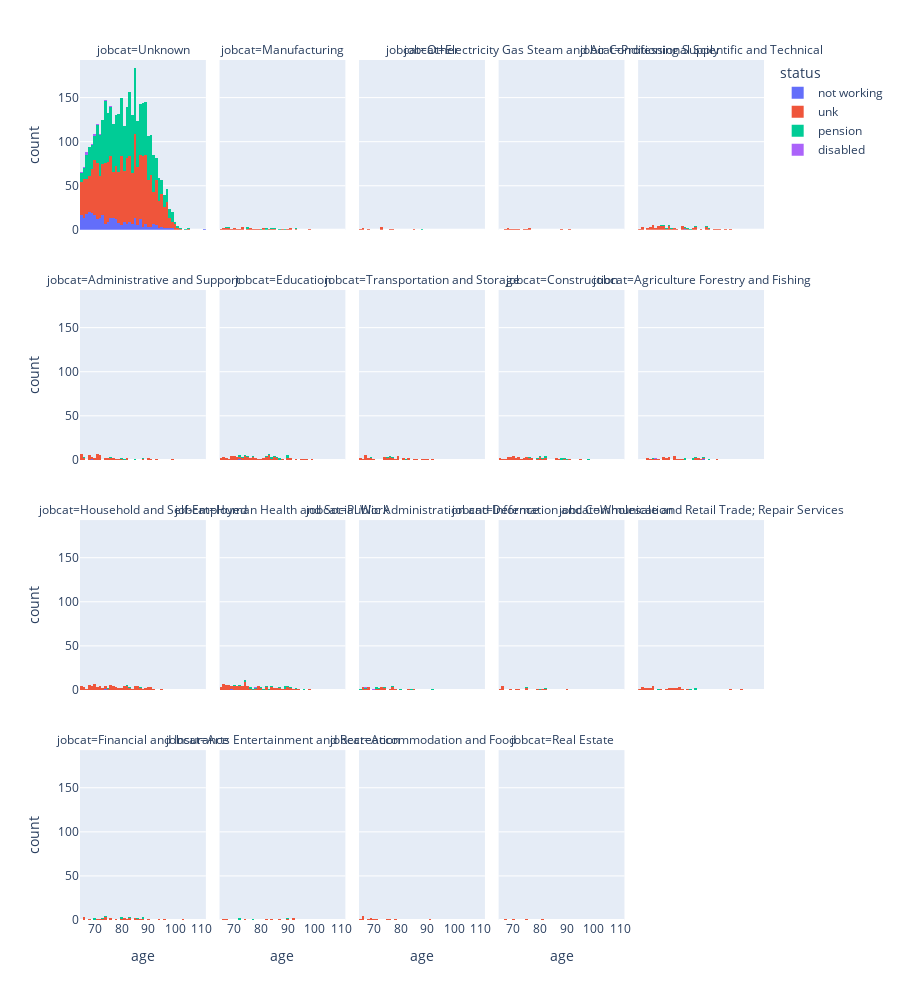

Here is the notebook cell this chart was saved with:
### Code cell
px.histogram(general_data, x= "age", facet_col="jobcat", facet_col_wrap = 5, height= 1000 , color = "status")

### Figure 1 — Plotly figure (JSON) as saved in the notebook; plotly's stock layout.template omitted (floating-point values rounded to 4 significant figures; data arrays with more than 128 entries replaced by an {"elided": "..."} marker saying what was removed)
{"data": [{"alignmentgroup": "True", "bingroup": "x", "hovertemplate": "status=not working<br>jobcat=Unknown<br>age=%{x}<br>count=%{y}<extra></extra>", "legendgroup": "not working", "marker": {"color": "#636efa", "pattern": {"shape": ""}}, "name": "not working", "offsetgroup": "not working", "orientation": "v", "showlegend": true, "type": "histogram", "x": {"elided": "321 int values"}, "xaxis": "x16", "yaxis": "y16"}, {"alignmentgroup": "True", "bingroup": "x", "hovertemplate": "status=not working<br>jobcat=Professional Scientific and Technical<br>age=%{x}<br>count=%{y}<extra></extra>", "legendgroup": "not working", "marker": {"color": "#636efa", "pattern": {"shape": ""}}, "name": "not working", "offsetgroup": "not working", "orientation": "v", "showlegend": false, "type": "histogram", "x": [82], "xaxis": "x20", "yaxis": "y20"}, {"alignmentgroup": "True", "bingroup": "x", "hovertemplate": "status=not working<br>jobcat=Administrative and Support<br>age=%{x}<br>count=%{y}<extra></extra>", "legendgroup": "not working", "marker": {"color": "#636efa", "pattern": {"shape": ""}}, "name": "not working", "offsetgroup": "not working", "orientation": "v", "showlegend": false, "type": "histogram", "x": [69], "xaxis": "x11", "yaxis": "y11"}, {"alignmentgroup": "True", "bingroup": "x", "hovertemplate": "status=not working<br>jobcat=Education<br>age=%{x}<br>count=%{y}<extra></extra>", "legendgroup": "not working", "marker": {"color": "#636efa", "pattern": {"shape": ""}}, "name": "not working", "offsetgroup": "not working", "orientation": "v", "showlegend": false, "type": "histogram", "x": [72], "xaxis": "x12", "yaxis": "y12"}, {"alignmentgroup": "True", "bingroup": "x", "hovertemplate": "status=not working<br>jobcat=Agriculture Forestry and Fishing<br>age=%{x}<br>count=%{y}<extra></extra>", "legendgroup": "not working", "marker": {"color": "#636efa", "pattern": {"shape": ""}}, "name": "not working", "offsetgroup": "not working", "orientation": "v", "showlegend": false, "type": "histogram", "x": [89], "xaxis": "x15", "yaxis": "y15"}, {"alignmentgroup": "True", "bingroup": "x", "hovertemplate": "status=not working<br>jobcat=Household and Self-Employed<br>age=%{x}<br>count=%{y}<extra></extra>", "legendgroup": "not working", "marker": {"color": "#636efa", "pattern": {"shape": ""}}, "name": "not working", "offsetgroup": "not working", "orientation": "v", "showlegend": false, "type": "histogram", "x": [74], "xaxis": "x6", "yaxis": "y6"}, {"alignmentgroup": "True", "bingroup": "x", "hovertemplate": "status=not working<br>jobcat=Human Health and Social Work<br>age=%{x}<br>count=%{y}<extra></extra>", "legendgroup": "not working", "marker": {"color": "#636efa", "pattern": {"shape": ""}}, "name": "not working", "offsetgroup": "not working", "orientation": "v", "showlegend": false, "type": "histogram", "x": [69], "xaxis": "x7", "yaxis": "y7"}, {"alignmentgroup": "True", "bingroup": "x", "hovertemplate": "status=unk<br>jobcat=Unknown<br>age=%{x}<br>count=%{y}<extra></extra>", "legendgroup": "unk", "marker": {"color": "#EF553B", "pattern": {"shape": ""}}, "name": "unk", "offsetgroup": "unk", "orientation": "v", "showlegend": true, "type": "histogram", "x": {"elided": "1909 int values"}, "xaxis": "x16", "yaxis": "y16"}, {"alignmentgroup": "True", "bingroup": "x", "hovertemplate": "status=unk<br>jobcat=Manufacturing<br>age=%{x}<br>count=%{y}<extra></extra>", "legendgroup": "unk", "marker": {"color": "#EF553B", "pattern": {"shape": ""}}, "name": "unk", "offsetgroup": "unk", "orientation": "v", "showlegend": false, "type": "histogram", "x": [88, 70, 76, 93, 73, 71, 81, 91, 90, 77, 78, 73, 76, 73, 85, 83, 70, 68, 69, 68, 66, 66, 67, 65, 81, 91, 98, 72, 67, 79, 84, 75], "xaxis": "x17", "yaxis": "y17"}, {"alignmentgroup": "True", "bingroup": "x", "hovertemplate": "status=unk<br>jobcat=Other<br>age=%{x}<br>count=%{y}<extra></extra>", "legendgroup": "unk", "marker": {"color": "#EF553B", "pattern": {"shape": ""}}, "name": "unk", "offsetgroup": "unk", "orientation": "v", "showlegend": false, "type": "histogram", "x": [85, 65, 76, 73, 73, 68, 66, 66, 73, 77], "xaxis": "x18", "yaxis": "y18"}, {"alignmentgroup": "True", "bingroup": "x", "hovertemplate": "status=unk<br>jobcat=Electricity Gas Steam and Air Conditioning Supply<br>age=%{x}<br>count=%{y}<extra></extra>", "legendgroup": "unk", "marker": {"color": "#EF553B", "pattern": {"shape": ""}}, "name": "unk", "offsetgroup": "unk", "orientation": "v", "showlegend": false, "type": "histogram", "x": [74, 71, 91, 75, 76, 88, 68, 70, 68, 69, 67, 72, 76], "xaxis": "x19", "yaxis": "y19"}, {"alignmentgroup": "True", "bingroup": "x", "hovertemplate": "status=unk<br>jobcat=Professional Scientific and Technical<br>age=%{x}<br>count=%{y}<extra></extra>", "legendgroup": "unk", "marker": {"color": "#EF553B", "pattern": {"shape": ""}}, "name": "unk", "offsetgroup": "unk", "orientation": "v", "showlegend": false, "type": "histogram", "x": [78, 72, 70, 76, 79, 66, 76, 85, 90, 93, 85, 97, 99, 95, 91, 81, 66, 71, 76, 72, 81, 94, 66, 82, 86, 81, 81, 73, 76, 88, 90, 74, 86, 86, 75, 73, 70, 71, 72, 70, 70, 68, 69, 69, 69, 68, 65, 83, 73, 70, 74, 77, 74, 78, 72, 74, 73, 90], "xaxis": "x20", "yaxis": "y20"}, {"alignmentgroup": "True", "bingroup": "x", "hovertemplate": "status=unk<br>jobcat=Administrative and Support<br>age=%{x}<br>count=%{y}<extra></extra>", "legendgroup": "unk", "marker": {"color": "#EF553B", "pattern": {"shape": ""}}, "name": "unk", "offsetgroup": "unk", "orientation": "v", "showlegend": false, "type": "histogram", "x": [88, 71, 74, 68, 70, 71, 65, 99, 76, 65, 80, 77, 93, 65, 82, 90, 75, 72, 78, 79, 72, 71, 72, 72, 71, 71, 71, 68, 70, 71, 68, 68, 69, 66, 69, 68, 65, 65, 65, 66, 76, 74, 72, 72, 77, 65, 82, 91, 90, 75], "xaxis": "x11", "yaxis": "y11"}, {"alignmentgroup": "True", "bingroup": "x", "hovertemplate": "status=unk<br>jobcat=Education<br>age=%{x}<br>count=%{y}<extra></extra>", "legendgroup": "unk", "marker": {"color": "#EF553B", "pattern": {"shape": ""}}, "name": "unk", "offsetgroup": "unk", "orientation": "v", "showlegend": false, "type": "histogram", "x": [75, 90, 77, 85, 66, 97, 82, 96, 74, 73, 80, 85, 93, 74, 71, 91, 85, 82, 68, 83, 67, 81, 65, 75, 74, 95, 83, 86, 77, 90, 83, 86, 76, 71, 72, 69, 69, 69, 70, 70, 70, 70, 67, 69, 82, 65, 66, 66, 78, 75, 88, 79, 76, 74, 99, 72, 91, 78, 71, 73, 83, 77, 81, 84, 83], "xaxis": "x12", "yaxis": "y12"}, {"alignmentgroup": "True", "bingroup": "x", "hovertemplate": "status=unk<br>jobcat=Transportation and Storage<br>age=%{x}<br>count=%{y}<extra></extra>", "legendgroup": "unk", "marker": {"color": "#EF553B", "pattern": {"shape": ""}}, "name": "unk", "offsetgroup": "unk", "orientation": "v", "showlegend": false, "type": "histogram", "x": [85, 89, 81, 79, 75, 88, 76, 92, 79, 79, 81, 76, 90, 74, 69, 68, 70, 67, 67, 67, 68, 67, 65, 67, 66, 65, 69, 74, 74, 76, 83, 77, 78, 79, 83, 75, 86, 77], "xaxis": "x13", "yaxis": "y13"}, {"alignmentgroup": "True", "bingroup": "x", "hovertemplate": "status=unk<br>jobcat=Construction<br>age=%{x}<br>count=%{y}<extra></extra>", "legendgroup": "unk", "marker": {"color": "#EF553B", "pattern": {"shape": ""}}, "name": "unk", "offsetgroup": "unk", "orientation": "v", "showlegend": false, "type": "histogram", "x": [65, 86, 80, 86, 80, 75, 75, 77, 76, 80, 74, 87, 77, 76, 73, 79, 95, 89, 71, 72, 72, 69, 72, 71, 69, 68, 70, 70, 70, 68, 68, 66, 65, 67, 74, 70, 75, 81, 82, 69, 82, 91], "xaxis": "x14", "yaxis": "y14"}, {"alignmentgroup": "True", "bingroup": "x", "hovertemplate": "status=unk<br>jobcat=Agriculture Forestry and Fishing<br>age=%{x}<br>count=%{y}<extra></extra>", "legendgroup": "unk", "marker": {"color": "#EF553B", "pattern": {"shape": ""}}, "name": "unk", "offsetgroup": "unk", "orientation": "v", "showlegend": false, "type": "histogram", "x": [94, 74, 75, 81, 86, 74, 72, 78, 79, 76, 80, 87, 87, 76, 78, 75, 78, 78, 88, 76, 86, 71, 69, 68, 68, 70, 74, 89], "xaxis": "x15", "yaxis": "y15"}, {"alignmentgroup": "True", "bingroup": "x", "hovertemplate": "status=unk<br>jobcat=Household and Self-Employed<br>age=%{x}<br>count=%{y}<extra></extra>", "legendgroup": "unk", "marker": {"color": "#EF553B", "pattern": {"shape": ""}}, "name": "unk", "offsetgroup": "unk", "orientation": "v", "showlegend": false, "type": "histogram", "x": [73, 82, 74, 65, 76, 68, 86, 80, 74, 70, 70, 91, 91, 71, 81, 81, 77, 79, 78, 78, 72, 77, 76, 72, 76, 77, 77, 71, 85, 73, 72, 89, 71, 83, 82, 86, 90, 89, 95, 72, 82, 70, 70, 70, 70, 68, 68, 67, 68, 70, 69, 68, 69, 68, 69, 66, 69, 65, 66, 66, 65, 65, 92, 87, 79, 84, 86, 74, 90, 85, 86, 82, 88, 91, 80, 76, 76, 81, 76, 81, 90, 82, 87, 85, 72, 75, 78, 83, 85], "xaxis": "x6", "yaxis": "y6"}, {"alignmentgroup": "True", "bingroup": "x", "hovertemplate": "status=unk<br>jobcat=Human Health and Social Work<br>age=%{x}<br>count=%{y}<extra></extra>", "legendgroup": "unk", "marker": {"color": "#EF553B", "pattern": {"shape": ""}}, "name": "unk", "offsetgroup": "unk", "orientation": "v", "showlegend": false, "type": "histogram", "x": [93, 85, 71, 73, 68, 66, 84, 75, 65, 74, 92, 91, 82, 84, 80, 74, 66, 78, 90, 79, 74, 73, 89, 86, 85, 74, 74, 74, 74, 72, 72, 90, 72, 91, 79, 73, 72, 70, 71, 71, 70, 68, 70, 71, 68, 69, 66, 69, 65, 67, 67, 66, 68, 68, 66, 66, 66, 98, 67, 67, 76, 75, 67, 75, 88, 70, 65, 68, 75, 87, 70, 67, 69, 82, 80, 87, 73, 74, 84, 82, 94, 75, 86, 79, 79, 74, 90, 72], "xaxis": "x7", "yaxis": "y7"}, {"alignmentgroup": "True", "bingroup": "x", "hovertemplate": "status=unk<br>jobcat=Public Administration and Defence<br>age=%{x}<br>count=%{y}<extra></extra>", "legendgroup": "unk", "marker": {"color": "#EF553B", "pattern": {"shape": ""}}, "name": "unk", "offsetgroup": "unk", "orientation": "v", "showlegend": false, "type": "histogram", "x": [78, 83, 71, 77, 74, 73, 73, 72, 73, 66, 68, 66, 67, 77, 74, 66, 68, 85, 77, 68, 76], "xaxis": "x8", "yaxis": "y8"}, {"alignmentgroup": "True", "bingroup": "x", "hovertemplate": "status=unk<br>jobcat=Information and Communication<br>age=%{x}<br>count=%{y}<extra></extra>", "legendgroup": "unk", "marker": {"color": "#EF553B", "pattern": {"shape": ""}}, "name": "unk", "offsetgroup": "unk", "orientation": "v", "showlegend": false, "type": "histogram", "x": [66, 79, 81, 75, 71, 69, 75, 66, 66, 66, 66, 65, 90, 82, 72], "xaxis": "x9", "yaxis": "y9"}, {"alignmentgroup": "True", "bingroup": "x", "hovertemplate": "status=unk<br>jobcat=Wholesale and Retail Trade; Repair Services<br>age=%{x}<br>count=%{y}<extra></extra>", "legendgroup": "unk", "marker": {"color": "#EF553B", "pattern": {"shape": ""}}, "name": "unk", "offsetgroup": "unk", "orientation": "v", "showlegend": false, "type": "histogram", "x": [73, 79, 99, 79, 75, 76, 76, 70, 68, 70, 70, 70, 68, 67, 66, 66, 66, 67, 65, 77, 69, 80, 78, 78, 80, 69, 103, 77, 80, 81, 83], "xaxis": "x10", "yaxis": "y10"}, {"alignmentgroup": "True", "bingroup": "x", "hovertemplate": "status=unk<br>jobcat=Financial and Insurance<br>age=%{x}<br>count=%{y}<extra></extra>", "legendgroup": "unk", "marker": {"color": "#EF553B", "pattern": {"shape": ""}}, "name": "unk", "offsetgroup": "unk", "orientation": "v", "showlegend": false, "type": "histogram", "x": [82, 88, 87, 66, 74, 86, 94, 81, 103, 83, 76, 81, 73, 85, 72, 74, 90, 78, 80, 71, 85, 68, 74, 96, 76, 66, 66, 83], "xaxis": "x", "yaxis": "y"}, {"alignmentgroup": "True", "bingroup": "x", "hovertemplate": "status=unk<br>jobcat=Arts Entertainment and Recreation<br>age=%{x}<br>count=%{y}<extra></extra>", "legendgroup": "unk", "marker": {"color": "#EF553B", "pattern": {"shape": ""}}, "name": "unk", "offsetgroup": "unk", "orientation": "v", "showlegend": false, "type": "histogram", "x": [84, 87, 92, 92, 90, 82, 67, 66, 74], "xaxis": "x2", "yaxis": "y2"}, {"alignmentgroup": "True", "bingroup": "x", "hovertemplate": "status=unk<br>jobcat=Accommodation and Food<br>age=%{x}<br>count=%{y}<extra></extra>", "legendgroup": "unk", "marker": {"color": "#EF553B", "pattern": {"shape": ""}}, "name": "unk", "offsetgroup": "unk", "orientation": "v", "showlegend": false, "type": "histogram", "x": [75, 78, 76, 65, 69, 70, 69, 66, 66, 66, 66, 71, 91, 68], "xaxis": "x3", "yaxis": "y3"}, {"alignmentgroup": "True", "bingroup": "x", "hovertemplate": "status=unk<br>jobcat=Real Estate<br>age=%{x}<br>count=%{y}<extra></extra>", "legendgroup": "unk", "marker": {"color": "#EF553B", "pattern": {"shape": ""}}, "name": "unk", "offsetgroup": "unk", "orientation": "v", "showlegend": false, "type": "histogram", "x": [81, 70, 67, 75], "xaxis": "x4", "yaxis": "y4"}, {"alignmentgroup": "True", "bingroup": "x", "hovertemplate": "status=pension<br>jobcat=Unknown<br>age=%{x}<br>count=%{y}<extra></extra>", "legendgroup": "pension", "marker": {"color": "#00cc96", "pattern": {"shape": ""}}, "name": "pension", "offsetgroup": "pension", "orientation": "v", "showlegend": true, "type": "histogram", "x": {"elided": "1510 int values"}, "xaxis": "x16", "yaxis": "y16"}, {"alignmentgroup": "True", "bingroup": "x", "hovertemplate": "status=pension<br>jobcat=Manufacturing<br>age=%{x}<br>count=%{y}<extra></extra>", "legendgroup": "pension", "marker": {"color": "#00cc96", "pattern": {"shape": ""}}, "name": "pension", "offsetgroup": "pension", "orientation": "v", "showlegend": false, "type": "histogram", "x": [75, 82, 89, 87, 93, 75, 67, 68, 85, 80, 84, 82], "xaxis": "x17", "yaxis": "y17"}, {"alignmentgroup": "True", "bingroup": "x", "hovertemplate": "status=pension<br>jobcat=Other<br>age=%{x}<br>count=%{y}<extra></extra>", "legendgroup": "pension", "marker": {"color": "#00cc96", "pattern": {"shape": ""}}, "name": "pension", "offsetgroup": "pension", "orientation": "v", "showlegend": false, "type": "histogram", "x": [88], "xaxis": "x18", "yaxis": "y18"}, {"alignmentgroup": "True", "bingroup": "x", "hovertemplate": "status=pension<br>jobcat=Professional Scientific and Technical<br>age=%{x}<br>count=%{y}<extra></extra>", "legendgroup": "pension", "marker": {"color": "#00cc96", "pattern": {"shape": ""}}, "name": "pension", "offsetgroup": "pension", "orientation": "v", "showlegend": false, "type": "histogram", "x": [76, 84, 91, 83, 73, 82, 86, 77, 90, 74, 75], "xaxis": "x20", "yaxis": "y20"}, {"alignmentgroup": "True", "bingroup": "x", "hovertemplate": "status=pension<br>jobcat=Administrative and Support<br>age=%{x}<br>count=%{y}<extra></extra>", "legendgroup": "pension", "marker": {"color": "#00cc96", "pattern": {"shape": ""}}, "name": "pension", "offsetgroup": "pension", "orientation": "v", "showlegend": false, "type": "histogram", "x": [88, 76, 80, 66, 81, 85], "xaxis": "x11", "yaxis": "y11"}, {"alignmentgroup": "True", "bingroup": "x", "hovertemplate": "status=pension<br>jobcat=Education<br>age=%{x}<br>count=%{y}<extra></extra>", "legendgroup": "pension", "marker": {"color": "#00cc96", "pattern": {"shape": ""}}, "name": "pension", "offsetgroup": "pension", "orientation": "v", "showlegend": false, "type": "histogram", "x": [74, 84, 72, 84, 75, 87, 85, 82, 90, 72, 86, 83, 77, 87, 90, 73, 83, 90], "xaxis": "x12", "yaxis": "y12"}, {"alignmentgroup": "True", "bingroup": "x", "hovertemplate": "status=pension<br>jobcat=Transportation and Storage<br>age=%{x}<br>count=%{y}<extra></extra>", "legendgroup": "pension", "marker": {"color": "#00cc96", "pattern": {"shape": ""}}, "name": "pension", "offsetgroup": "pension", "orientation": "v", "showlegend": false, "type": "histogram", "x": [75, 82, 69, 76, 77], "xaxis": "x13", "yaxis": "y13"}, {"alignmentgroup": "True", "bingroup": "x", "hovertemplate": "status=pension<br>jobcat=Construction<br>age=%{x}<br>count=%{y}<extra></extra>", "legendgroup": "pension", "marker": {"color": "#00cc96", "pattern": {"shape": ""}}, "name": "pension", "offsetgroup": "pension", "orientation": "v", "showlegend": false, "type": "histogram", "x": [90, 80, 76, 82, 82, 89, 88, 88, 79, 81, 98], "xaxis": "x14", "yaxis": "y14"}, {"alignmentgroup": "True", "bingroup": "x", "hovertemplate": "status=pension<br>jobcat=Agriculture Forestry and Fishing<br>age=%{x}<br>count=%{y}<extra></extra>", "legendgroup": "pension", "marker": {"color": "#00cc96", "pattern": {"shape": ""}}, "name": "pension", "offsetgroup": "pension", "orientation": "v", "showlegend": false, "type": "histogram", "x": [91, 82, 85, 86, 89, 85, 82, 70], "xaxis": "x15", "yaxis": "y15"}, {"alignmentgroup": "True", "bingroup": "x", "hovertemplate": "status=pension<br>jobcat=Household and Self-Employed<br>age=%{x}<br>count=%{y}<extra></extra>", "legendgroup": "pension", "marker": {"color": "#00cc96", "pattern": {"shape": ""}}, "name": "pension", "offsetgroup": "pension", "orientation": "v", "showlegend": false, "type": "histogram", "x": [87, 82, 75, 83], "xaxis": "x6", "yaxis": "y6"}, {"alignmentgroup": "True", "bingroup": "x", "hovertemplate": "status=pension<br>jobcat=Human Health and Social Work<br>age=%{x}<br>count=%{y}<extra></extra>", "legendgroup": "pension", "marker": {"color": "#00cc96", "pattern": {"shape": ""}}, "name": "pension", "offsetgroup": "pension", "orientation": "v", "showlegend": false, "type": "histogram", "x": [84, 89, 80, 89, 81, 96, 77, 76, 83, 72, 79, 74, 89, 90, 91, 82, 78, 93, 74, 87, 70, 84, 76, 89], "xaxis": "x7", "yaxis": "y7"}, {"alignmentgroup": "True", "bingroup": "x", "hovertemplate": "status=pension<br>jobcat=Public Administration and Defence<br>age=%{x}<br>count=%{y}<extra></extra>", "legendgroup": "pension", "marker": {"color": "#00cc96", "pattern": {"shape": ""}}, "name": "pension", "offsetgroup": "pension", "orientation": "v", "showlegend": false, "type": "histogram", "x": [72, 84, 77, 74, 80, 71, 71, 65, 67, 92], "xaxis": "x8", "yaxis": "y8"}, {"alignmentgroup": "True", "bingroup": "x", "hovertemplate": "status=pension<br>jobcat=Information and Communication<br>age=%{x}<br>count=%{y}<extra></extra>", "legendgroup": "pension", "marker": {"color": "#00cc96", "pattern": {"shape": ""}}, "name": "pension", "offsetgroup": "pension", "orientation": "v", "showlegend": false, "type": "histogram", "x": [82, 80, 75], "xaxis": "x9", "yaxis": "y9"}, {"alignmentgroup": "True", "bingroup": "x", "hovertemplate": "status=pension<br>jobcat=Wholesale and Retail Trade; Repair Services<br>age=%{x}<br>count=%{y}<extra></extra>", "legendgroup": "pension", "marker": {"color": "#00cc96", "pattern": {"shape": ""}}, "name": "pension", "offsetgroup": "pension", "orientation": "v", "showlegend": false, "type": "histogram", "x": [84, 86, 86, 72], "xaxis": "x10", "yaxis": "y10"}, {"alignmentgroup": "True", "bingroup": "x", "hovertemplate": "status=pension<br>jobcat=Financial and Insurance<br>age=%{x}<br>count=%{y}<extra></extra>", "legendgroup": "pension", "marker": {"color": "#00cc96", "pattern": {"shape": ""}}, "name": "pension", "offsetgroup": "pension", "orientation": "v", "showlegend": false, "type": "histogram", "x": [88, 83, 73, 80, 74, 80, 70, 70, 86, 88], "xaxis": "x", "yaxis": "y"}, {"alignmentgroup": "True", "bingroup": "x", "hovertemplate": "status=pension<br>jobcat=Arts Entertainment and Recreation<br>age=%{x}<br>count=%{y}<extra></extra>", "legendgroup": "pension", "marker": {"color": "#00cc96", "pattern": {"shape": ""}}, "name": "pension", "offsetgroup": "pension", "orientation": "v", "showlegend": false, "type": "histogram", "x": [72, 90, 77, 72], "xaxis": "x2", "yaxis": "y2"}, {"alignmentgroup": "True", "bingroup": "x", "hovertemplate": "status=disabled<br>jobcat=Unknown<br>age=%{x}<br>count=%{y}<extra></extra>", "legendgroup": "disabled", "marker": {"color": "#ab63fa", "pattern": {"shape": ""}}, "name": "disabled", "offsetgroup": "disabled", "orientation": "v", "showlegend": true, "type": "histogram", "x": [65, 76, 74, 76, 70, 72, 67, 70, 70, 69, 67, 66, 65, 71, 67], "xaxis": "x16", "yaxis": "y16"}, {"alignmentgroup": "True", "bingroup": "x", "hovertemplate": "status=disabled<br>jobcat=Agriculture Forestry and Fishing<br>age=%{x}<br>count=%{y}<extra></extra>", "legendgroup": "disabled", "marker": {"color": "#ab63fa", "pattern": {"shape": ""}}, "name": "disabled", "offsetgroup": "disabled", "orientation": "v", "showlegend": false, "type": "histogram", "x": [71], "xaxis": "x15", "yaxis": "y15"}, {"alignmentgroup": "True", "bingroup": "x", "hovertemplate": "status=disabled<br>jobcat=Human Health and Social Work<br>age=%{x}<br>count=%{y}<extra></extra>", "legendgroup": "disabled", "marker": {"color": "#ab63fa", "pattern": {"shape": ""}}, "name": "disabled", "offsetgroup": "disabled", "orientation": "v", "showlegend": false, "type": "histogram", "x": [78, 90, 82, 71, 69], "xaxis": "x7", "yaxis": "y7"}, {"alignmentgroup": "True", "bingroup": "x", "hovertemplate": "status=disabled<br>jobcat=Public Administration and Defence<br>age=%{x}<br>count=%{y}<extra></extra>", "legendgroup": "disabled", "marker": {"color": "#ab63fa", "pattern": {"shape": ""}}, "name": "disabled", "offsetgroup": "disabled", "orientation": "v", "showlegend": false, "type": "histogram", "x": [67, 70], "xaxis": "x8", "yaxis": "y8"}], "layout": {"annotations": [{"font": {}, "showarrow": false, "text": "jobcat=Financial and Insurance", "x": 0.092, "xanchor": "center", "xref": "paper", "y": 0.1975, "yanchor": "bottom", "yref": "paper"}, {"font": {}, "showarrow": false, "text": "jobcat=Arts Entertainment and Recreation", "x": 0.296, "xanchor": "center", "xref": "paper", "y": 0.1975, "yanchor": "bottom", "yref": "paper"}, {"font": {}, "showarrow": false, "text": "jobcat=Accommodation and Food", "x": 0.5, "xanchor": "center", "xref": "paper", "y": 0.1975, "yanchor": "bottom", "yref": "paper"}, {"font": {}, "showarrow": false, "text": "jobcat=Real Estate", "x": 0.704, "xanchor": "center", "xref": "paper", "y": 0.1975, "yanchor": "bottom", "yref": "paper"}, {"font": {}, "showarrow": false, "text": "jobcat=Household and Self-Employed", "x": 0.092, "xanchor": "center", "xref": "paper", "y": 0.465, "yanchor": "bottom", "yref": "paper"}, {"font": {}, "showarrow": false, "text": "jobcat=Human Health and Social Work", "x": 0.296, "xanchor": "center", "xref": "paper", "y": 0.465, "yanchor": "bottom", "yref": "paper"}, {"font": {}, "showarrow": false, "text": "jobcat=Public Administration and Defence", "x": 0.5, "xanchor": "center", "xref": "paper", "y": 0.465, "yanchor": "bottom", "yref": "paper"}, {"font": {}, "showarrow": false, "text": "jobcat=Information and Communication", "x": 0.704, "xanchor": "center", "xref": "paper", "y": 0.465, "yanchor": "bottom", "yref": "paper"}, {"font": {}, "showarrow": false, "text": "jobcat=Wholesale and Retail Trade; Repair Services", "x": 0.908, "xanchor": "center", "xref": "paper", "y": 0.465, "yanchor": "bottom", "yref": "paper"}, {"font": {}, "showarrow": false, "text": "jobcat=Administrative and Support", "x": 0.092, "xanchor": "center", "xref": "paper", "y": 0.7325, "yanchor": "bottom", "yref": "paper"}, {"font": {}, "showarrow": false, "text": "jobcat=Education", "x": 0.296, "xanchor": "center", "xref": "paper", "y": 0.7325, "yanchor": "bottom", "yref": "paper"}, {"font": {}, "showarrow": false, "text": "jobcat=Transportation and Storage", "x": 0.5, "xanchor": "center", "xref": "paper", "y": 0.7325, "yanchor": "bottom", "yref": "paper"}, {"font": {}, "showarrow": false, "text": "jobcat=Construction", "x": 0.704, "xanchor": "center", "xref": "paper", "y": 0.7325, "yanchor": "bottom", "yref": "paper"}, {"font": {}, "showarrow": false, "text": "jobcat=Agriculture Forestry and Fishing", "x": 0.908, "xanchor": "center", "xref": "paper", "y": 0.7325, "yanchor": "bottom", "yref": "paper"}, {"font": {}, "showarrow": false, "text": "jobcat=Unknown", "x": 0.092, "xanchor": "center", "xref": "paper", "y": 1, "yanchor": "bottom", "yref": "paper"}, {"font": {}, "showarrow": false, "text": "jobcat=Manufacturing", "x": 0.296, "xanchor": "center", "xref": "paper", "y": 1, "yanchor": "bottom", "yref": "paper"}, {"font": {}, "showarrow": false, "text": "jobcat=Other", "x": 0.5, "xanchor": "center", "xref": "paper", "y": 1, "yanchor": "bottom", "yref": "paper"}, {"font": {}, "showarrow": false, "text": "jobcat=Electricity Gas Steam and Air Conditioning Supply", "x": 0.704, "xanchor": "center", "xref": "paper", "y": 1, "yanchor": "bottom", "yref": "paper"}, {"font": {}, "showarrow": false, "text": "jobcat=Professional Scientific and Technical", "x": 0.908, "xanchor": "center", "xref": "paper", "y": 1, "yanchor": "bottom", "yref": "paper"}], "barmode": "relative", "height": 1000, "legend": {"title": {"text": "status"}, "tracegroupgap": 0}, "margin": {"t": 60}, "xaxis": {"anchor": "y", "domain": [0, 0.184], "title": {"text": "age"}}, "xaxis10": {"anchor": "y10", "domain": [0.816, 1], "matches": "x", "showticklabels": false}, "xaxis11": {"anchor": "y11", "domain": [0, 0.184], "matches": "x", "showticklabels": false}, "xaxis12": {"anchor": "y12", "domain": [0.204, 0.388], "matches": "x", "showticklabels": false}, "xaxis13": {"anchor": "y13", "domain": [0.408, 0.592], "matches": "x", "showticklabels": false}, "xaxis14": {"anchor": "y14", "domain": [0.612, 0.796], "matches": "x", "showticklabels": false}, "xaxis15": {"anchor": "y15", "domain": [0.816, 1], "matches": "x", "showticklabels": false}, "xaxis16": {"anchor": "y16", "domain": [0, 0.184], "matches": "x", "showticklabels": false}, "xaxis17": {"anchor": "y17", "domain": [0.204, 0.388], "matches": "x", "showticklabels": false}, "xaxis18": {"anchor": "y18", "domain": [0.408, 0.592], "matches": "x", "showticklabels": false}, "xaxis19": {"anchor": "y19", "domain": [0.612, 0.796], "matches": "x", "showticklabels": false}, "xaxis2": {"anchor": "y2", "domain": [0.204, 0.388], "matches": "x", "title": {"text": "age"}}, "xaxis20": {"anchor": "y20", "domain": [0.816, 1], "matches": "x", "showticklabels": false}, "xaxis3": {"anchor": "y3", "domain": [0.408, 0.592], "matches": "x", "title": {"text": "age"}}, "xaxis4": {"anchor": "y4", "domain": [0.612, 0.796], "matches": "x", "title": {"text": "age"}}, "xaxis5": {"anchor": "y5", "domain": [0.816, 1], "matches": "x", "title": {"text": "age"}}, "xaxis6": {"anchor": "y6", "domain": [0, 0.184], "matches": "x", "showticklabels": false}, "xaxis7": {"anchor": "y7", "domain": [0.204, 0.388], "matches": "x", "showticklabels": false}, "xaxis8": {"anchor": "y8", "domain": [0.408, 0.592], "matches": "x", "showticklabels": false}, "xaxis9": {"anchor": "y9", "domain": [0.612, 0.796], "matches": "x", "showticklabels": false}, "yaxis": {"anchor": "x", "domain": [0, 0.1975], "title": {"text": "count"}}, "yaxis10": {"anchor": "x10", "domain": [0.2675, 0.465], "matches": "y", "showticklabels": false}, "yaxis11": {"anchor": "x11", "domain": [0.535, 0.7325], "matches": "y", "title": {"text": "count"}}, "yaxis12": {"anchor": "x12", "domain": [0.535, 0.7325], "matches": "y", "showticklabels": false}, "yaxis13": {"anchor": "x13", "domain": [0.535, 0.7325], "matches": "y", "showticklabels": false}, "yaxis14": {"anchor": "x14", "domain": [0.535, 0.7325], "matches": "y", "showticklabels": false}, "yaxis15": {"anchor": "x15", "domain": [0.535, 0.7325], "matches": "y", "showticklabels": false}, "yaxis16": {"anchor": "x16", "domain": [0.8025, 1], "matches": "y", "title": {"text": "count"}}, "yaxis17": {"anchor": "x17", "domain": [0.8025, 1], "matches": "y", "showticklabels": false}, "yaxis18": {"anchor": "x18", "domain": [0.8025, 1], "matches": "y", "showticklabels": false}, "yaxis19": {"anchor": "x19", "domain": [0.8025, 1], "matches": "y", "showticklabels": false}, "yaxis2": {"anchor": "x2", "domain": [0, 0.1975], "matches": "y", "showticklabels": false}, "yaxis20": {"anchor": "x20", "domain": [0.8025, 1], "matches": "y", "showticklabels": false}, "yaxis3": {"anchor": "x3", "domain": [0, 0.1975], "matches": "y", "showticklabels": false}, "yaxis4": {"anchor": "x4", "domain": [0, 0.1975], "matches": "y", "showticklabels": false}, "yaxis5": {"anchor": "x5", "domain": [0, 0.1975], "matches": "y", "showticklabels": false}, "yaxis6": {"anchor": "x6", "domain": [0.2675, 0.465], "matches": "y", "title": {"text": "count"}}, "yaxis7": {"anchor": "x7", "domain": [0.2675, 0.465], "matches": "y", "showticklabels": false}, "yaxis8": {"anchor": "x8", "domain": [0.2675, 0.465], "matches": "y", "showticklabels": false}, "yaxis9": {"anchor": "x9", "domain": [0.2675, 0.465], "matches": "y", "showticklabels": false}}}
